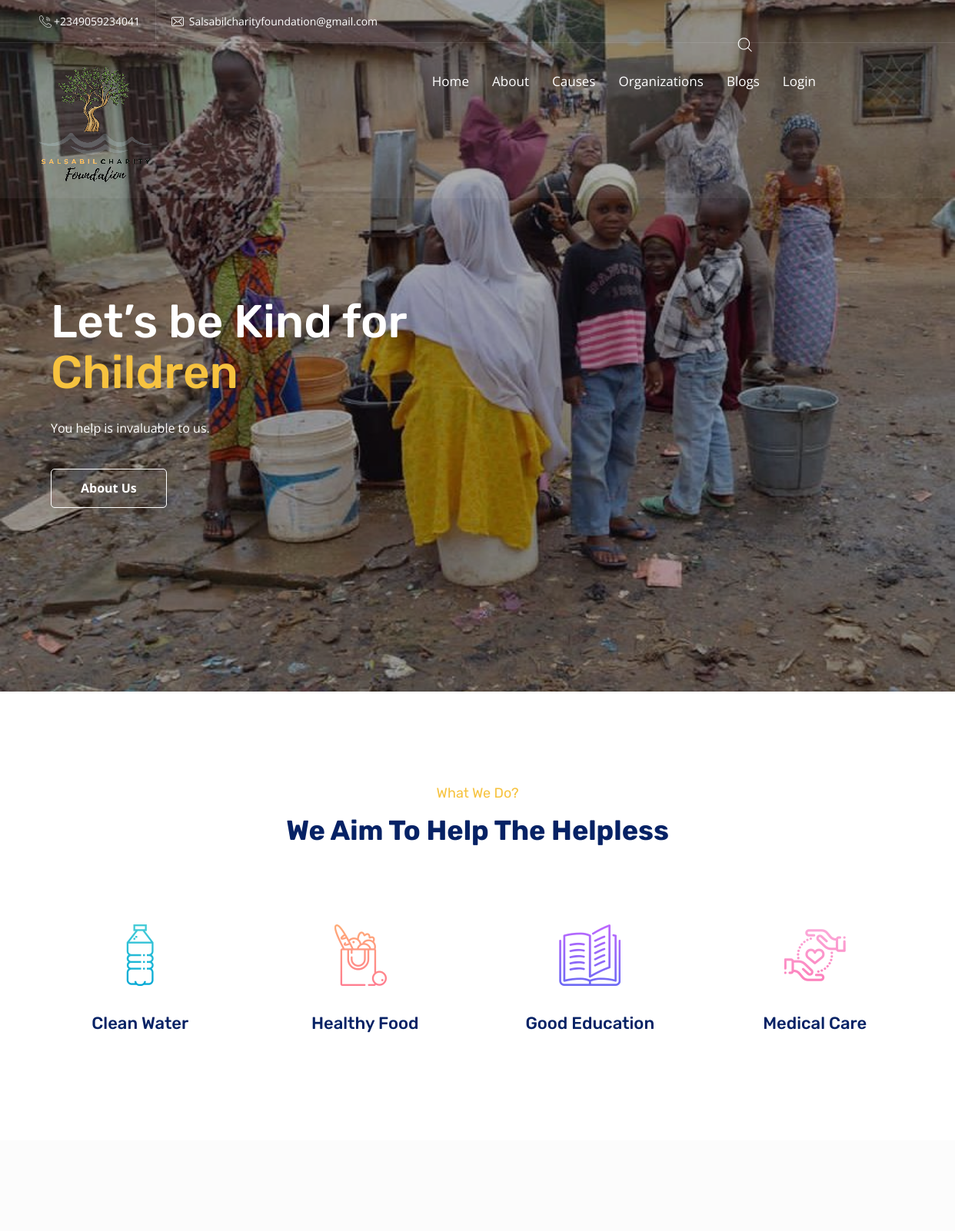
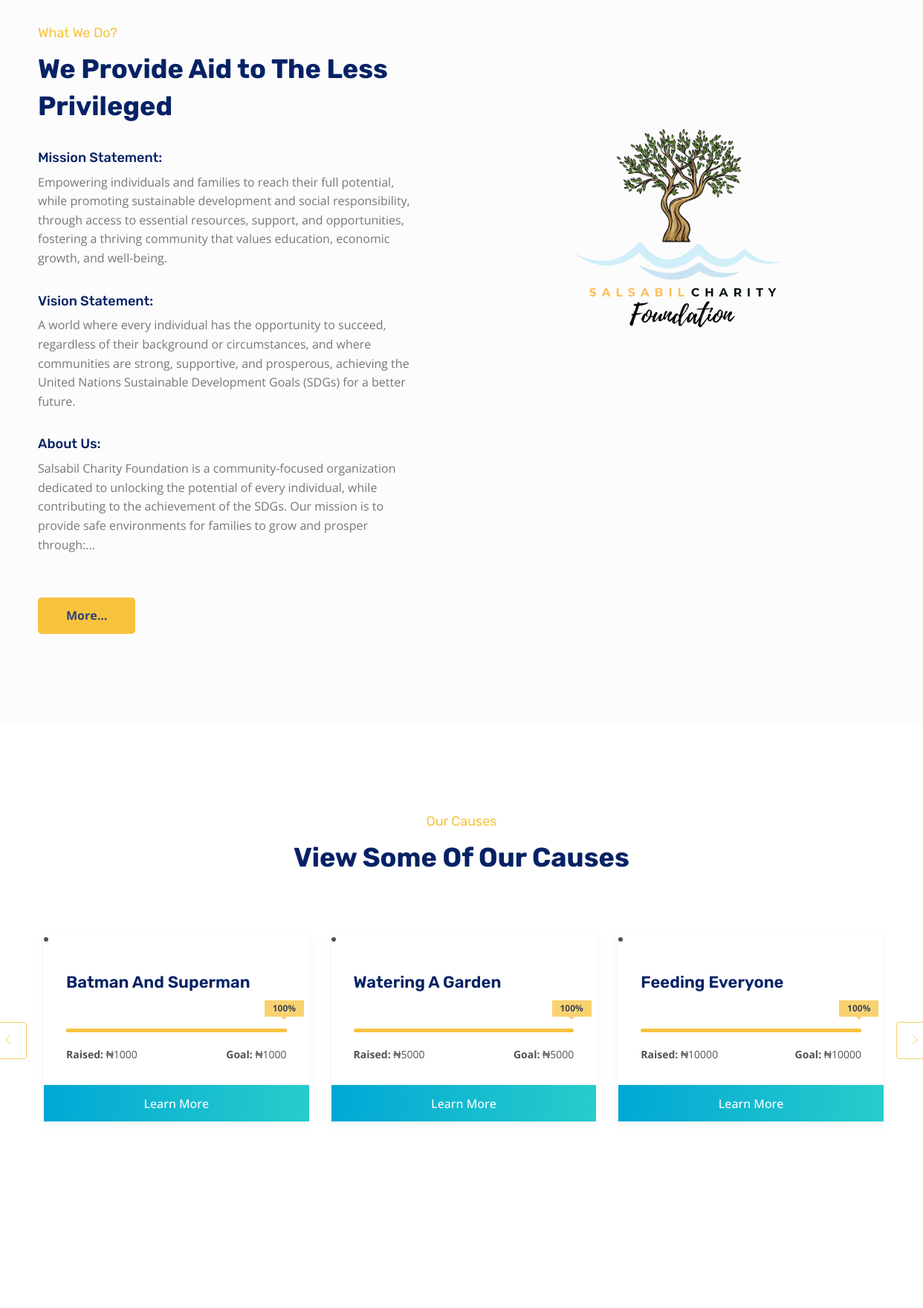
The page / (upper part) on the database its author committed (2 pictures, top to bottom).
### charity/models.py (models this page shows, shortened)
class Cause(models.Model):
    slug = models.SlugField(max_length=150, blank=True, null=True)
    title = models.CharField(max_length=40)
    description = models.TextField()
    image = ResizedImageField(size=[400, 300], quality=100, crop=['middle', 'center'], upload_to='cause')
    goal = models.PositiveIntegerField()
    raised = models.PositiveIntegerField(default=0)
    def status(self):
        status = (self.raised/self.goal) * 100
        status = int(status)
        return status

### charity/views.py (the view)
# urls.py: path('', views.home, name="home"),
def home(request):
    events = Event.objects.all().order_by('-date')[:3]
    blogs = Blog.objects.all().order_by('-id')[:3]
    causes = Cause.objects.all().order_by('raised')[:7]
    projects = Project.objects.all().order_by('amount_raised')[:7]
    causes_total = Cause.objects.all()
    causes_count = Cause.objects.all().count()
    events_count = Event.objects.all().count()
    total = 0
    for p in causes_total:
        amount = p.raised
        total = total + amount
    context = {'events': events, 'blogs': blogs, 'causes': causes, 'projects': projects, "total": total, 'causes_count': causes_count, 'events_count': events_count}
    return render(request, "home.html", context)

### charity/models.py (called while the page is built)
    def percentage(self):
        return (self.amount_raised/self.budget) * 100

### templates/home.html (shortened to what this page needs)
{% extends "base.html" %}
{% load static %}
{% block content %}
 <header id="header" class="wpo-site-header wpo-header-style-2">
    <div class="topbar">
        <div class="container">
            <div class="row">
                <div class="col col-md-6 col-sm-7 col-12">
                    <div class="contact-intro">
                        <ul>
                            <li><i class="fi flaticon-call"></i>+2349059234041</li>
                            <li><i class="fi flaticon-envelope"></i> Salsabilcharityfoundation@gmail.com</li>
                        </ul>
                    </div>
                </div>
            </div>
        </div>
    </div>
    <nav class="navigation navbar navbar-default">
        <div class="container">
            <div class="navbar-header">
                <a class="navbar-brand" href="{% url 'home' %}"><img src=" {% static 'images/image1.png' %}" alt="logo"></a>
            </div>
            <div id="navbar" class="navbar-collapse collapse navbar-right navigation-holder">
                <ul class="nav navbar-nav">
                    <li>
                        <a href="{% url 'home' %}">Home</a>
                    </li>
                    <li class="menu-item-has-children">
                        <a href="#">About</a>
                    </li>
                    <li class="menu-item-has-children">
                        <a href="#">Causes</a>
                    </li>
                    <li class="menu-item-has-children">
                        <a href="#">Organizations</a>
                    </li>
                    <li>
                        <a href="{% url 'blogs' %}">Blogs</a>
                    </li>
                    <li>
                        <div class="cart-search-contact mb-5">
                            <div class="header-search-form-wrapper">
                                <button class="search-toggle-btn"><i class="fi flaticon-magnifying-glass"></i></button>
                            </div>
                        </div>
                    </li>
                    {% if user.is_authenticated %}
                    <li><a href="{% url 'profile' user %}">Profile</a></li>
                    </li>
                        <form method="post" action="{% url 'logout' %}">
                            {% csrf_token %}
                            <button type="submit" class="btn btn-danger btn-sm">Logout</button>
                        </form>
                    </li>
                    {% else %}
                    <li class="menu-item-has-children">
                        <a href="#">Login</a>
                    </li>
                    {% endif %}
                </ul>
            </div>
        </div>
    </nav>
</header>
    <div class="page-wrapper">
        <section class="hero hero-style-1">
            <div class="hero-slider">
                <div class="slide">
                    <div class="container">
                        <div class="row">
                            <div class="col col-md-6 slide-caption">
                                <div class="slide-title">
                                    <h2>Let’s be Kind for <span>Children</span></h2>
                                </div>
                                <div class="slide-subtitle">
                                    <p>You help is invaluable to us.</p>
                                </div>
                                <div class="btns">
                                    <a href="{% url 'about' %}" class="theme-btn-s2">About Us</a>
                                </div>
                            </div>
                        </div>
                    </div>
                </div>
            </div>
        </section>
        <div class="wpo-mission-area section-padding">
            <div class="container">
                <div class="row">
                    <div class="col-12">
                        <div class="wpo-section-title">
                            <span>What We Do?</span>
                            <h2>We Aim To Help The Helpless</h2>
                        </div>
                    </div>
                </div>
                <div class="wpo-mission-wrap">
                    <div class="row">
                        <div class="col-md-3 col-sm-6 col-12 custom-grid">
                            <div class="wpo-mission-item">
                                <div class="wpo-mission-icon">
                                    <i class="fi flaticon-water"></i>
                                </div>
                                <div class="wpo-mission-content">
                                    <h2>Clean Water</h2>
                                </div>
                            </div>
                        </div>
                        <div class="col-md-3 col-sm-6 col-12 custom-grid">
                            <div class="wpo-mission-item">
                                <div class="wpo-mission-icon-2">
                                    <i class="fi flaticon-food-and-restaurant"></i>
                                </div>
                                <div class="wpo-mission-content">
                                    <h2>Healthy Food</h2>
                                </div>
                            </div>
                        </div>
                        <div class="col-md-3 col-sm-6 col-12 custom-grid">
                            <div class="wpo-mission-item">
                                <div class="wpo-mission-icon-3">
                                    <i class="fi flaticon-book"></i>
                                </div>
                                <div class="wpo-mission-content">
                                    <h2>Good Education</h2>
                                </div>
                            </div>
                        </div>
                        <div class="col-md-3 col-sm-6 col-12 custom-grid">
                            <div class="wpo-mission-item">
                                <div class="wpo-mission-icon-4">
                                    <i class="fi flaticon-care"></i>
                                </div>
                                <div class="wpo-mission-content">
                                    <h2>Medical Care</h2>
                                </div>
                            </div>
                        </div>
                    </div>
                </div>
            </div>
        </div>
        <div class="wpo-about-area section-padding">
            <div class="container">
                <div class="row">
                    <div class="col-lg-6 col-md-6 colsm-12">
                        <div class="wpo-about-text">
                            <div class="wpo-section-title">
                                <span>What We Do?</span>
                                <h2>We Provide Aid to The Less Privileged</h2>
                            </div>
                            <h4>Mission Statement:</h4>
                            <p>Empowering individuals and families to reach their full potential, while promoting sustainable development and social responsibility, through access to essential resources, support, and opportunities, fostering a thriving community that values education, economic growth, and well-being.</p>
                            <h4>Vision Statement:</h4>
                            <p>A world where every individual has the opportunity to succeed, regardless of their background or circumstances, and where communities are strong, supportive, and prosperous, achieving the United Nations Sustainable Development Goals (SDGs) for a better future.</p>
                            <h4>About Us:</h4>
                            <p>Salsabil Charity Foundation is a community-focused organization dedicated to unlocking the potential of every individual, while contributing to the achievement of the SDGs. Our mission is to provide safe environments for families to grow and prosper through:...</p>
                            <ul>
                                <br>
                            </ul>
                            <div class="btns">
                                <a href="{% url 'about' %}" class="theme-btn">More...</a>
                            </div>
                        </div>
                    </div>
                    <div class="col-lg-6 col-md-6 colsm-12">
                        <div class="wpo-about-img">
                            <img src="{% static 'images/image2.png' %}" alt="">
                        </div>
                    </div>
                </div>
            </div>
        </div>
        <div class="wpo-case-area section-padding">
            <div class="container">
                <div class="row">
                    <div class="col-12">
                        <div class="wpo-section-title">
                            <span>Our Causes</span>
                            <h2>View Some Of Our Causes</h2>
                        </div>
                    </div>
                </div>
                <div class="wpo-case-wrap">
                    <div class="wpo-case-slider">
                        {% for cause in causes %}
                        <div class="wpo-case-single">
                            <div class="wpo-case-item">
                                <div class="wpo-case-img">
                                    <li><a href="{% url 'cause' cause.slug %}"><img src="{{cause.image.url}}" alt=""></a>
                                </div>
                                <div class="wpo-case-content">
                                    <div class="wpo-case-text-top">
                                        <h2>{{cause.title|title}}</h2>
                                        <div class="progress-section">
                                            <div class="process">
                                                <div class="progress">
                                                    <div class="progress-bar" style="width: {{ cause.status }}%;">
                                                        <div class="progress-value"><span>{{cause.status}}</span>%</div>
                                                    </div>
                                                </div>
                                            </div>
                                        </div>
                                        <ul>
                                            <li><span>Raised:</span> ₦{{cause.raised}}</li>
                                            <li><span>Goal:</span> ₦{{cause.goal}}</li>
                                        </ul>
                                    </div>
                                    <div class="case-btn">
                                        <ul>
                                            <li><a href="{% url 'cause' cause.slug %}">Learn More</a></li>
                                        </ul>
                                    </div>
                                </div>
                            </div>
                        </div>
                        {% endfor %}
                    </div>
                </div>
            </div>
        </div>
        <div class="wpo-case-area section-padding">
        </div>
        </div>
{% endblock content %}

### rows shown on the page
Cause: title "Batman And Superman", status "100", raised "1000", goal "1000"
Cause: title "Watering A Garden", status "100", raised "5000", goal "5000"
Cause: title "Feeding Everyone", status "100", raised "10000", goal "10000"
